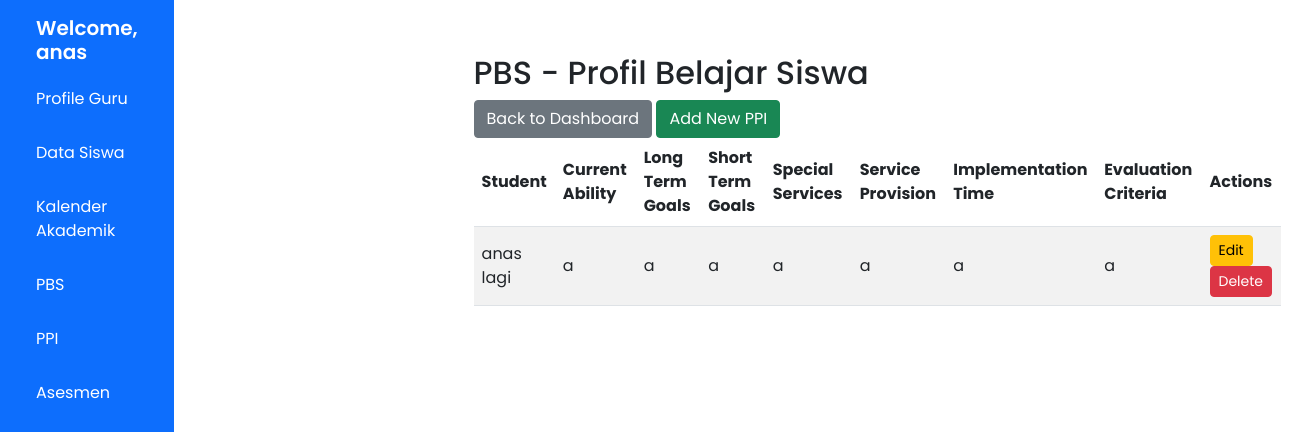
Page /ppi.php (signed in) on the committed database.
### tables this page shows
CREATE TABLE `ppi` (
  `id` int(11) NOT NULL,
  `student_id` int(11) DEFAULT NULL,
  `current_ability` text DEFAULT NULL,
  `long_term_goals` text DEFAULT NULL,
  `short_term_goals` text DEFAULT NULL,
  `special_services` text DEFAULT NULL,
  `service_provision` text DEFAULT NULL,
  `implementation_time` text DEFAULT NULL,
  `evaluation_criteria` text DEFAULT NULL
);

CREATE TABLE `students` (
  `id` int(11) NOT NULL,
  `user_id` int(11) DEFAULT NULL,
  `photo` varchar(255) DEFAULT NULL,
  `name` varchar(100) DEFAULT NULL,
  `birth_of_date` date DEFAULT NULL,
  `gender` enum('Male','Female') DEFAULT NULL,
  `disability_type` varchar(100) DEFAULT NULL,
  `class` varchar(20) DEFAULT NULL
);

### ppi.php (the view, shortened to what this page needs)
<?php
include 'includes/db.php';
$stmt = $pdo->prepare('SELECT ppi.*, students.name as student_name FROM ppi JOIN students ON ppi.student_id = students.id WHERE students.user_id = :user_id');
$stmt->execute(['user_id' => $_SESSION['user_id']]);
$ppi_data = $stmt->fetchAll();
?>
<!DOCTYPE html>
<html lang="en">
<head>
    <link href="https://cdn.jsdelivr.net/npm/bootstrap@5.3.0-alpha1/dist/css/bootstrap.min.css" rel="stylesheet" />
<body>
    <div class="d-flex">
        <div class="sidebar text-white p-3" style="width: 250px; height: 100vh;">
            <h4>Welcome, <?= $_SESSION['username']; ?></h4>
            <ul class="nav flex-column">
                <li class="nav-item"><a class="nav-link text-white" href="profile.php">Profile Guru</a></li>
                <li class="nav-item"><a class="nav-link text-white" href="students.php">Data Siswa</a></li>
                <li class="nav-item"><a class="nav-link text-white" href="calendar.php">Kalender Akademik</a></li>
                <li class="nav-item"><a class="nav-link text-white" href="ppi.php">PBS</a></li>
                <li class="nav-item"><a class="nav-link text-white" href="pbs.php">PPI</a></li>
                <li class="nav-item"><a class="nav-link text-white" href="assesments.php">Asesmen</a></li>
            </ul>
        </div>
        <div class="container mt-4" style="flex-grow: 1;">
            <h2>PBS - Profil Belajar Siswa</h2>
            <a href="dashboard.php" class="btn btn-secondary">Back to Dashboard</a>
            <button class="btn btn-success" data-bs-toggle="modal" data-bs-target="#addPpiModal">Add New PPI</button>
            <table class="table table-striped" id="ppiTable">
                <thead>
                    <tr>
                        <th>Student</th>
                        <th>Current Ability</th>
                        <th>Long Term Goals</th>
                        <th>Short Term Goals</th>
                        <th>Special Services</th>
                        <th>Service Provision</th>
                        <th>Implementation Time</th>
                        <th>Evaluation Criteria</th>
                        <th>Actions</th>
                    </tr>
                </thead>
                <tbody>
                    <?php foreach ($ppi_data as $ppi): ?>
                        <tr>
                            <td><?= $ppi['student_name']; ?></td>
                            <td><?= $ppi['current_ability']; ?></td>
                            <td><?= $ppi['long_term_goals']; ?></td>
                            <td><?= $ppi['short_term_goals']; ?></td>
                            <td><?= $ppi['special_services']; ?></td>
                            <td><?= $ppi['service_provision']; ?></td>
                            <td><?= $ppi['implementation_time']; ?></td>
                            <td><?= $ppi['evaluation_criteria']; ?></td>
                            <td>
                                <button class="btn btn-warning btn-sm" data-bs-toggle="modal" data-bs-target="#editPpiModal" data-id="<?= $ppi['id']; ?>" data-student_id="<?= $ppi['student_id']; ?>" data-current_ability="<?= $ppi['current_ability']; ?>" data-long_term_goals="<?= $ppi['long_term_goals']; ?>" data-short_term_goals="<?= $ppi['short_term_goals']; ?>" data-special_services="<?= $ppi['special_services']; ?>" data-service_provision="<?= $ppi['service_provision']; ?>" data-implementation_time="<?= $ppi['implementation_time']; ?>" data-evaluation_criteria="<?= $ppi['evaluation_criteria']; ?>">Edit</button>
                                <a href="delete_ppi.php?id=<?= $ppi['id']; ?>" class="btn btn-danger btn-sm" onclick="return confirmDelete()">Delete</a>
                            </td>
                        </tr>
                    <?php endforeach; ?>
                </tbody>
            </table>
        </div>
    </div>
</body>
</html>

### ppi.php (style rules this page uses)
body { background-color: ##0d6efd; font-family: 'Poppins', sans-serif; }
.sidebar { background-color: #0d6efd; color: white; height: 100vh; padding-top: 20px; transition: width 0.3s; }
.sidebar h4 { font-size: 20px; padding: 0 20px; color: #ffffff; font-weight: 600; }
.nav-link { color: white !important; font-size: 16px; padding: 10px 20px; margin: 5px 0; border-radius: 5px; }
.container { margin-left: 270px; padding: 30px; }
.table th, .table td { vertical-align: middle; }
.table-striped tbody tr:nth-of-type(odd) { background-color: #f9f9f9; }
.btn { border-radius: 0.25rem; }

### rows in the picture
ppi: student.name "anas lagi", current_ability "a", long_term_goals "a", short_term_goals "a", special_services "a", service_provision "a", implementation_time "a", evaluation_criteria "a"

### other values in the picture
$_SESSION['username'] "anas"
